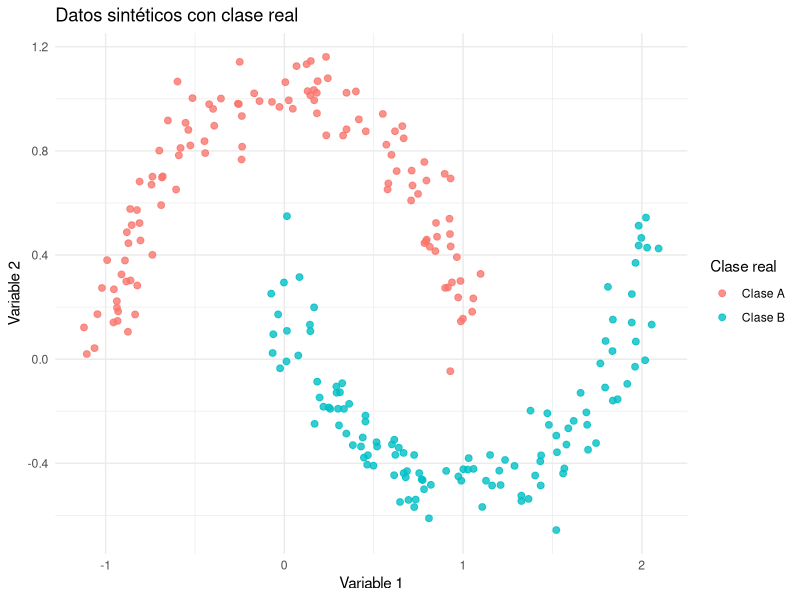
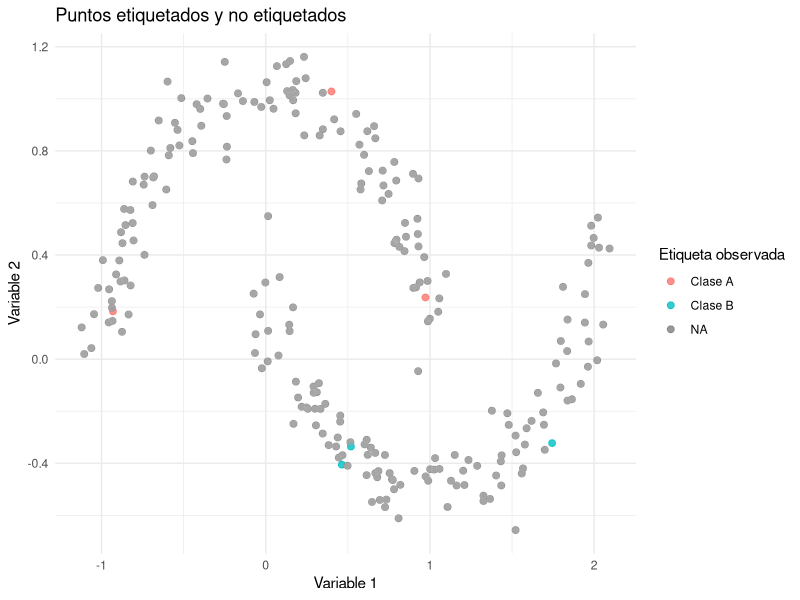
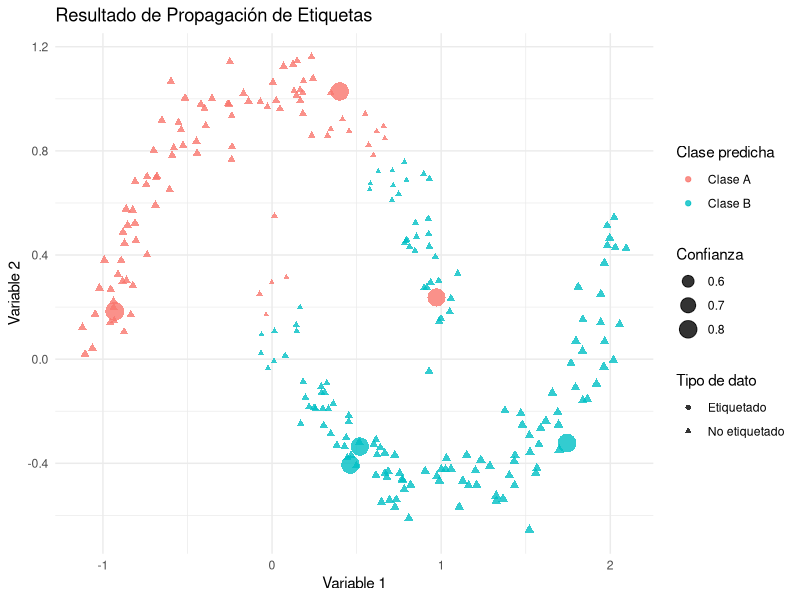
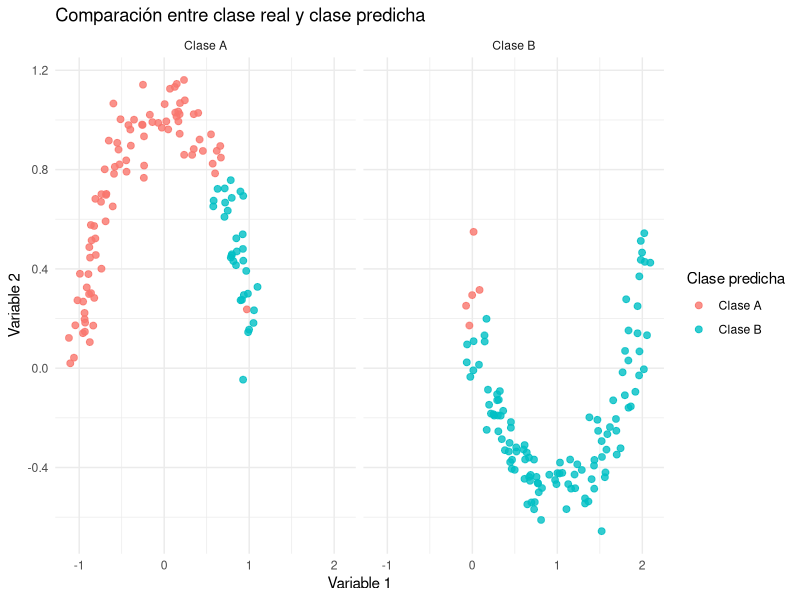

Recreate these plots in R, in order.
## ---- chunk 1
knitr::opts_chunk$set(echo = TRUE, message = FALSE, warning = FALSE, fig.align = "center")
## ---- chunk 2
library(ggplot2)
library(dplyr)
## ---- chunk 3
set.seed(123)

n <- 120
ruido <- 0.08

theta_1 <- runif(n, 0, pi)
theta_2 <- runif(n, 0, pi)

clase_1 <- data.frame(
  x1 = cos(theta_1) + rnorm(n, 0, ruido),
  x2 = sin(theta_1) + rnorm(n, 0, ruido),
  clase_real = "Clase A"
)

clase_2 <- data.frame(
  x1 = 1 - cos(theta_2) + rnorm(n, 0, ruido),
  x2 = -sin(theta_2) + 0.5 + rnorm(n, 0, ruido),
  clase_real = "Clase B"
)

datos <- rbind(clase_1, clase_2)
datos$id <- 1:nrow(datos)
## ---- chunk 4
ggplot(datos, aes(x = x1, y = x2, color = clase_real)) +
  geom_point(size = 2, alpha = 0.8) +
  labs(
    title = "Datos sintéticos con clase real",
    x = "Variable 1",
    y = "Variable 2",
    color = "Clase real"
  ) +
  theme_minimal()
## ---- chunk 5
set.seed(123)

etiquetados <- datos %>%
  group_by(clase_real) %>%
  slice_sample(n = 3) %>%
  ungroup()

datos$clase_observada <- NA
datos$clase_observada[datos$id %in% etiquetados$id] <- datos$clase_real[datos$id %in% etiquetados$id]

datos$tipo <- ifelse(is.na(datos$clase_observada), "No etiquetado", "Etiquetado")
## ---- chunk 6
table(datos$tipo)
table(datos$clase_observada, useNA = "ifany")
## ---- chunk 7
ggplot(datos, aes(x = x1, y = x2)) +
  geom_point(aes(color = clase_observada), size = 2, alpha = 0.8) +
  geom_point(
    data = datos %>% filter(tipo == "No etiquetado"),
    color = "gray70",
    size = 1.8,
    alpha = 0.5
  ) +
  labs(
    title = "Puntos etiquetados y no etiquetados",
    x = "Variable 1",
    y = "Variable 2",
    color = "Etiqueta observada"
  ) +
  theme_minimal()
## ---- chunk 8
X <- as.matrix(datos[, c("x1", "x2")])

distancias <- as.matrix(dist(X))
distancias_2 <- distancias^2

sigma <- median(distancias[distancias > 0])

W <- exp(-distancias_2 / (2 * sigma^2))
diag(W) <- 0
## ---- chunk 9
dim(W)
summary(diag(W))
## ---- chunk 10
clases <- sort(unique(datos$clase_real))
labeled_idx <- which(!is.na(datos$clase_observada))

Y <- matrix(0, nrow = nrow(datos), ncol = length(clases))
colnames(Y) <- clases

Y[cbind(labeled_idx, match(datos$clase_observada[labeled_idx], clases))] <- 1
## ---- chunk 11
grados <- rowSums(W)
D_inv_sqrt <- diag(1 / sqrt(grados + 1e-12))

S <- D_inv_sqrt %*% W %*% D_inv_sqrt
## ---- chunk 12
alpha <- 0.95
max_iter <- 1000
tol <- 1e-6

F <- Y

for (iter in 1:max_iter) {
  F_anterior <- F

  F <- alpha * S %*% F + (1 - alpha) * Y

  cambio <- max(abs(F - F_anterior))

  if (cambio < tol) {
    break
  }
}

iter
cambio
## ---- chunk 13
pred_idx <- max.col(F, ties.method = "first")
datos$clase_predicha <- clases[pred_idx]

datos$confianza <- apply(F, 1, max) / pmax(rowSums(F), 1e-12)
## ---- chunk 14
ggplot(datos, aes(x = x1, y = x2, color = clase_predicha)) +
  geom_point(aes(size = confianza, shape = tipo), alpha = 0.8) +
  labs(
    title = "Resultado de Propagación de Etiquetas",
    x = "Variable 1",
    y = "Variable 2",
    color = "Clase predicha",
    shape = "Tipo de dato",
    size = "Confianza"
  ) +
  theme_minimal()
## ---- chunk 15
ggplot(datos, aes(x = x1, y = x2)) +
  geom_point(aes(color = clase_predicha), size = 2, alpha = 0.8) +
  facet_wrap(~ clase_real) +
  labs(
    title = "Comparación entre clase real y clase predicha",
    x = "Variable 1",
    y = "Variable 2",
    color = "Clase predicha"
  ) +
  theme_minimal()
## ---- chunk 16
unlabeled_idx <- which(is.na(datos$clase_observada))

accuracy_unlabeled <- mean(datos$clase_predicha[unlabeled_idx] == datos$clase_real[unlabeled_idx])
accuracy_total <- mean(datos$clase_predicha == datos$clase_real)

accuracy_unlabeled
accuracy_total
## ---- chunk 17
table(
  Real = datos$clase_real[unlabeled_idx],
  Predicha = datos$clase_predicha[unlabeled_idx]
)
## ---- chunk 18
run_lp <- function(k_etiq) {
  set.seed(123)
  etiquetados_k <- datos %>%
    group_by(clase_real) %>%
    slice_sample(n = k_etiq) %>%
    ungroup()

  clase_obs <- rep(NA_character_, nrow(datos))
  clase_obs[datos$id %in% etiquetados_k$id] <-
    datos$clase_real[datos$id %in% etiquetados_k$id]

  labeled <- which(!is.na(clase_obs))
  Yk <- matrix(0, nrow = nrow(datos), ncol = length(clases))
  colnames(Yk) <- clases
  Yk[cbind(labeled, match(clase_obs[labeled], clases))] <- 1

  Fk <- Yk
  for (it in 1:max_iter) {
    Fprev <- Fk
    Fk <- alpha * S %*% Fk + (1 - alpha) * Yk
    if (max(abs(Fk - Fprev)) < tol) break
  }
  pred_k <- clases[max.col(Fk, ties.method = "first")]
  unlab <- which(is.na(clase_obs))
  mean(pred_k[unlab] == datos$clase_real[unlab])
}

data.frame(
  k_por_clase = c(1, 3, 5),
  accuracy_no_etiq = c(run_lp(1), run_lp(3), run_lp(5))
)
## ---- chunk 19
sigma_base <- median(distancias[distancias > 0])

run_lp_sigma <- function(sigma_mult) {
  sig <- sigma_base * sigma_mult
  Ws <- exp(-distancias_2 / (2 * sig^2))
  diag(Ws) <- 0
  gs <- rowSums(Ws)
  Ds <- diag(1 / sqrt(gs + 1e-12))
  Ss <- Ds %*% Ws %*% Ds

  Fk <- Y
  for (it in 1:max_iter) {
    Fprev <- Fk
    Fk <- alpha * Ss %*% Fk + (1 - alpha) * Y
    if (max(abs(Fk - Fprev)) < tol) break
  }
  pred_k <- clases[max.col(Fk, ties.method = "first")]
  mean(pred_k[unlabeled_idx] == datos$clase_real[unlabeled_idx])
}

data.frame(
  sigma_factor = c(0.5, 1, 2),
  accuracy_no_etiq = c(
    run_lp_sigma(0.5),
    run_lp_sigma(1),
    run_lp_sigma(2)
  )
)
## ---- chunk 20
run_lp_alpha <- function(al) {
  Fa <- Y
  for (it in 1:max_iter) {
    Fprev <- Fa
    Fa <- al * S %*% Fa + (1 - al) * Y
    if (max(abs(Fa - Fprev)) < tol) break
  }
  pred_a <- clases[max.col(Fa, ties.method = "first")]
  mean(pred_a[unlabeled_idx] == datos$clase_real[unlabeled_idx])
}

data.frame(
  alpha = c(0.50, 0.80, 0.95, 0.99),
  accuracy_no_etiq = c(
    run_lp_alpha(0.50),
    run_lp_alpha(0.80),
    run_lp_alpha(0.95),
    run_lp_alpha(0.99)
  )
)
## ---- chunk 21
sum(is.na(datos$clase_predicha))
dim(W)
dim(S)
dim(Y)
dim(F)
iter < max_iter
